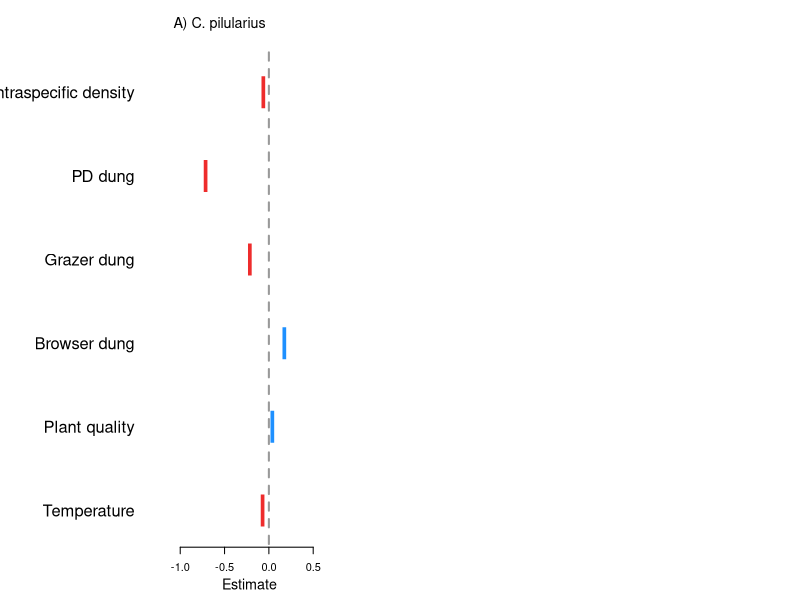

Generate this figure with R: (Note: this script raises an error after producing the figure.)
##Set working directory
#Ellen's working directory:
setwd("C:/Users/elwel/OneDrive/Desktop/AmongTheDung")
#Ben's working directory:

# attach data
drivEst <- read.csv("outputs/DriverModelOutputs/BodySize_CurrentConditions.csv")

options(scipen=999)

##save plot
tiff(filename = "plots/Drivers_BodySize_Contemporary.tiff", width = 9, height = 4, units = 'in', res = 600, compression = 'lzw')

##layout
layout(mat = matrix(c(1:4), 
                        nrow = 1, 
                        ncol = 4),
       heights = c(2,2,2,2),
       widths = c(1.3,2,2,2))

par(mar=c(4,0.4,0.4,0.8))
#empty plot for where the labels will go
plot(0, xaxt = 'n', yaxt = 'n', bty = 'n', pch = '', ylab = '', xlab = '')

#### CP #####
sub <- subset(drivEst, spp == "CP")
subQ <- c(sub$Q5[2:7],sub$Q95[2:7])
est <- sub$Estimate[2:7]
yy <- c(1:6)
plot(yy ~ est, ylab="",xlab="", yaxt="n", las=1, type="n",xlim=c(min(subQ),max(subQ)+0.5), ylim=c(0.8,6.8),cex=2, bty="n")
segments(x0=0,y0=0,x1=0,y1=6.5,lty=2, lwd=2,col="grey60")
axis(2, at=yy, lwd = 0, lwd.ticks = 0, labels=c("Temperature", "Plant quality", "Browser dung", "Grazer dung", "PD dung", "Intraspecific density"), las=1,cex.axis=1.5)
title(xlab="Estimate", line=2.4,cex.lab=1.3)
legend("topleft", legend=("A) C. pilularius"), bty="n", cex=1.3)
mm <- cbind(yy,est)
mm_neg <- as.data.frame(mm[ which(est < 0),])
mm_pos <- as.data.frame(mm[ which(est > 0),])
#points(yy ~ est, pch="l",cex=2.2,col="white")
points(mm_neg$yy ~ mm_neg$est, pch="l",cex=4,col="firebrick2")
points(mm_pos$yy ~ mm_pos$est, pch="l",cex=4,col="dodgerblue")
points(mm_neg[1,] ~ mm_neg[2,], pch="l",cex=4,col="firebrick2")
points(mm_pos[1,] ~ mm_pos[2,], pch="l",cex=4,col="dodgerblue")
yyy1=c(0.975,1.025,1.025,0.975)
yyy2=c(0.95,1.05,1.05,0.95)
yyy3=c(0.9,1.1,1.1,0.9)

polygon(x=c(if (sub$Q5[2]<0) {sub$Q5[2]} else {0}, if (sub$Q5[2]<0) {sub$Q5[2]} else {0}, if (sub$Q95[2]<0) {sub$Q95[2]} else {0}, if (sub$Q95[2]<0) {sub$Q95[2]} else {0}),y=(yyy1), col = "firebrick2", border = NA)
polygon(x=c(if (sub$Q10[2]<0) {sub$Q10[2]} else {0}, if (sub$Q10[2]<0) {sub$Q10[2]} else {0}, if (sub$Q90[2]<0) {sub$Q90[2]} else {0}, if (sub$Q90[2]<0) {sub$Q90[2]} else {0}),y=(yyy2), col = "firebrick2", border = NA)
polygon(x=c(if (sub$Q20[2]<0) {sub$Q20[2]} else {0}, if (sub$Q20[2]<0) {sub$Q20[2]} else {0}, if (sub$Q80[2]<0) {sub$Q80[2]} else {0}, if (sub$Q80[2]<0) {sub$Q80[2]} else {0}),y=(yyy3), col = "firebrick2", border = NA)
polygon(x=c(if (sub$Q5[2]>0) {sub$Q5[2]} else {0}, if (sub$Q5[2]>0) {sub$Q5[2]} else {0}, if (sub$Q95[2]>0) {sub$Q95[2]} else {0}, if (sub$Q95[2]>0) {sub$Q95[2]} else {0}),y=(yyy1), col = "dodgerblue", border = NA)
polygon(x=c(if (sub$Q10[2]>0) {sub$Q10[2]} else {0}, if (sub$Q10[2]>0) {sub$Q10[2]} else {0}, if (sub$Q90[2]>0) {sub$Q90[2]} else {0}, if (sub$Q90[2]>0) {sub$Q90[2]} else {0}),y=(yyy2), col = "dodgerblue", border = NA)
polygon(x=c(if (sub$Q20[2]>0) {sub$Q20[2]} else {0}, if (sub$Q20[2]>0) {sub$Q20[2]} else {0}, if (sub$Q80[2]>0) {sub$Q80[2]} else {0}, if (sub$Q80[2]>0) {sub$Q80[2]} else {0}),y=(yyy3), col = "dodgerblue", border = NA)
polygon(x=c(if (sub$Q5[3]<0) {sub$Q5[3]} else {0}, if (sub$Q5[3]<0) {sub$Q5[3]} else {0}, if (sub$Q95[3]<0) {sub$Q95[3]} else {0}, if (sub$Q95[3]<0) {sub$Q95[3]} else {0}),y=(yyy1+1), col = "firebrick2", border = NA)
polygon(x=c(if (sub$Q10[3]<0) {sub$Q10[3]} else {0}, if (sub$Q10[3]<0) {sub$Q10[3]} else {0}, if (sub$Q90[3]<0) {sub$Q90[3]} else {0}, if (sub$Q90[3]<0) {sub$Q90[3]} else {0}),y=(yyy2+1), col = "firebrick2", border = NA)
polygon(x=c(if (sub$Q20[3]<0) {sub$Q20[3]} else {0}, if (sub$Q20[3]<0) {sub$Q20[3]} else {0}, if (sub$Q80[3]<0) {sub$Q80[3]} else {0}, if (sub$Q80[3]<0) {sub$Q80[3]} else {0}),y=(yyy3+1), col = "firebrick2", border = NA)
polygon(x=c(if (sub$Q5[3]>0) {sub$Q5[3]} else {0}, if (sub$Q5[3]>0) {sub$Q5[3]} else {0}, if (sub$Q95[3]>0) {sub$Q95[3]} else {0}, if (sub$Q95[3]>0) {sub$Q95[3]} else {0}),y=(yyy1+1), col = "dodgerblue", border = NA)
polygon(x=c(if (sub$Q10[3]>0) {sub$Q10[3]} else {0}, if (sub$Q10[3]>0) {sub$Q10[3]} else {0}, if (sub$Q90[3]>0) {sub$Q90[3]} else {0}, if (sub$Q90[3]>0) {sub$Q90[3]} else {0}),y=(yyy2+1), col = "dodgerblue", border = NA)
polygon(x=c(if (sub$Q20[3]>0) {sub$Q20[3]} else {0}, if (sub$Q20[3]>0) {sub$Q20[3]} else {0}, if (sub$Q80[3]>0) {sub$Q80[3]} else {0}, if (sub$Q80[3]>0) {sub$Q80[3]} else {0}),y=(yyy3+1), col = "dodgerblue", border = NA)
polygon(x=c(if (sub$Q5[4]<0) {sub$Q5[4]} else {0}, if (sub$Q5[4]<0) {sub$Q5[4]} else {0}, if (sub$Q95[4]<0) {sub$Q95[4]} else {0}, if (sub$Q95[4]<0) {sub$Q95[4]} else {0}),y=(yyy1+2), col = "firebrick2", border = NA)
polygon(x=c(if (sub$Q10[4]<0) {sub$Q10[4]} else {0}, if (sub$Q10[4]<0) {sub$Q10[4]} else {0}, if (sub$Q90[4]<0) {sub$Q90[4]} else {0}, if (sub$Q90[4]<0) {sub$Q90[4]} else {0}),y=(yyy2+2), col = "firebrick2", border = NA)
polygon(x=c(if (sub$Q20[4]<0) {sub$Q20[4]} else {0}, if (sub$Q20[4]<0) {sub$Q20[4]} else {0}, if (sub$Q80[4]<0) {sub$Q80[4]} else {0}, if (sub$Q80[4]<0) {sub$Q80[4]} else {0}),y=(yyy3+2), col = "firebrick2", border = NA)
polygon(x=c(if (sub$Q5[4]>0) {sub$Q5[4]} else {0}, if (sub$Q5[4]>0) {sub$Q5[4]} else {0}, if (sub$Q95[4]>0) {sub$Q95[4]} else {0}, if (sub$Q95[4]>0) {sub$Q95[4]} else {0}),y=(yyy1+2), col = "dodgerblue", border = NA)
polygon(x=c(if (sub$Q10[4]>0) {sub$Q10[4]} else {0}, if (sub$Q10[4]>0) {sub$Q10[4]} else {0}, if (sub$Q90[4]>0) {sub$Q90[4]} else {0}, if (sub$Q90[4]>0) {sub$Q90[4]} else {0}),y=(yyy2+2), col = "dodgerblue", border = NA)
polygon(x=c(if (sub$Q20[4]>0) {sub$Q20[4]} else {0}, if (sub$Q20[4]>0) {sub$Q20[4]} else {0}, if (sub$Q80[4]>0) {sub$Q80[4]} else {0}, if (sub$Q80[4]>0) {sub$Q80[4]} else {0}),y=(yyy3+2), col = "dodgerblue", border = NA)
polygon(x=c(if (sub$Q5[5]<0) {sub$Q5[5]} else {0}, if (sub$Q5[5]<0) {sub$Q5[5]} else {0}, if (sub$Q95[5]<0) {sub$Q95[5]} else {0}, if (sub$Q95[5]<0) {sub$Q95[5]} else {0}),y=(yyy1+3), col = "firebrick2", border = NA)
polygon(x=c(if (sub$Q10[5]<0) {sub$Q10[5]} else {0}, if (sub$Q10[5]<0) {sub$Q10[5]} else {0}, if (sub$Q90[5]<0) {sub$Q90[5]} else {0}, if (sub$Q90[5]<0) {sub$Q90[5]} else {0}),y=(yyy2+3), col = "firebrick2", border = NA)
polygon(x=c(if (sub$Q20[5]<0) {sub$Q20[5]} else {0}, if (sub$Q20[5]<0) {sub$Q20[5]} else {0}, if (sub$Q80[5]<0) {sub$Q80[5]} else {0}, if (sub$Q80[5]<0) {sub$Q80[5]} else {0}),y=(yyy3+3), col = "firebrick2", border = NA)
polygon(x=c(if (sub$Q5[5]>0) {sub$Q5[5]} else {0}, if (sub$Q5[5]>0) {sub$Q5[5]} else {0}, if (sub$Q95[5]>0) {sub$Q95[5]} else {0}, if (sub$Q95[5]>0) {sub$Q95[5]} else {0}),y=(yyy1+3), col = "dodgerblue", border = NA)
polygon(x=c(if (sub$Q10[5]>0) {sub$Q10[5]} else {0}, if (sub$Q10[5]>0) {sub$Q10[5]} else {0}, if (sub$Q90[5]>0) {sub$Q90[5]} else {0}, if (sub$Q90[5]>0) {sub$Q90[5]} else {0}),y=(yyy2+3), col = "dodgerblue", border = NA)
polygon(x=c(if (sub$Q20[5]>0) {sub$Q20[5]} else {0}, if (sub$Q20[5]>0) {sub$Q20[5]} else {0}, if (sub$Q80[5]>0) {sub$Q80[5]} else {0}, if (sub$Q80[5]>0) {sub$Q80[5]} else {0}),y=(yyy3+3), col = "dodgerblue", border = NA)
polygon(x=c(if (sub$Q5[6]<0) {sub$Q5[6]} else {0}, if (sub$Q5[6]<0) {sub$Q5[6]} else {0}, if (sub$Q95[6]<0) {sub$Q95[6]} else {0}, if (sub$Q95[6]<0) {sub$Q95[6]} else {0}),y=(yyy1+4), col = "firebrick2", border = NA)
polygon(x=c(if (sub$Q10[6]<0) {sub$Q10[6]} else {0}, if (sub$Q10[6]<0) {sub$Q10[6]} else {0}, if (sub$Q90[6]<0) {sub$Q90[6]} else {0}, if (sub$Q90[6]<0) {sub$Q90[6]} else {0}),y=(yyy2+4), col = "firebrick2", border = NA)
polygon(x=c(if (sub$Q20[6]<0) {sub$Q20[6]} else {0}, if (sub$Q20[6]<0) {sub$Q20[6]} else {0}, if (sub$Q80[6]<0) {sub$Q80[6]} else {0}, if (sub$Q80[6]<0) {sub$Q80[6]} else {0}),y=(yyy3+4), col = "firebrick2", border = NA)
polygon(x=c(if (sub$Q5[6]>0) {sub$Q5[6]} else {0}, if (sub$Q5[6]>0) {sub$Q5[6]} else {0}, if (sub$Q95[6]>0) {sub$Q95[6]} else {0}, if (sub$Q95[6]>0) {sub$Q95[6]} else {0}),y=(yyy1+4), col = "dodgerblue", border = NA)
polygon(x=c(if (sub$Q10[6]>0) {sub$Q10[6]} else {0}, if (sub$Q10[6]>0) {sub$Q10[6]} else {0}, if (sub$Q90[6]>0) {sub$Q90[6]} else {0}, if (sub$Q90[6]>0) {sub$Q90[6]} else {0}),y=(yyy2+4), col = "dodgerblue", border = NA)
polygon(x=c(if (sub$Q20[6]>0) {sub$Q20[6]} else {0}, if (sub$Q20[6]>0) {sub$Q20[6]} else {0}, if (sub$Q80[6]>0) {sub$Q80[6]} else {0}, if (sub$Q80[6]>0) {sub$Q80[6]} else {0}),y=(yyy3+4), col = "dodgerblue", border = NA)
polygon(x=c(if (sub$Q5[7]<0) {sub$Q5[7]} else {0}, if (sub$Q5[7]<0) {sub$Q5[7]} else {0}, if (sub$Q95[7]<0) {sub$Q95[7]} else {0}, if (sub$Q95[7]<0) {sub$Q95[7]} else {0}),y=(yyy1+5), col = "firebrick2", border = NA)
polygon(x=c(if (sub$Q10[7]<0) {sub$Q10[7]} else {0}, if (sub$Q10[7]<0) {sub$Q10[7]} else {0}, if (sub$Q90[7]<0) {sub$Q90[7]} else {0}, if (sub$Q90[7]<0) {sub$Q90[7]} else {0}),y=(yyy2+5), col = "firebrick2", border = NA)
polygon(x=c(if (sub$Q20[7]<0) {sub$Q20[7]} else {0}, if (sub$Q20[7]<0) {sub$Q20[7]} else {0}, if (sub$Q80[7]<0) {sub$Q80[7]} else {0}, if (sub$Q80[7]<0) {sub$Q80[7]} else {0}),y=(yyy3+5), col = "firebrick2", border = NA)
polygon(x=c(if (sub$Q5[7]>0) {sub$Q5[7]} else {0}, if (sub$Q5[7]>0) {sub$Q5[7]} else {0}, if (sub$Q95[7]>0) {sub$Q95[7]} else {0}, if (sub$Q95[7]>0) {sub$Q95[7]} else {0}),y=(yyy1+5), col = "dodgerblue", border = NA)
polygon(x=c(if (sub$Q10[7]>0) {sub$Q10[7]} else {0}, if (sub$Q10[7]>0) {sub$Q10[7]} else {0}, if (sub$Q90[7]>0) {sub$Q90[7]} else {0}, if (sub$Q90[7]>0) {sub$Q90[7]} else {0}),y=(yyy2+5), col = "dodgerblue", border = NA)
polygon(x=c(if (sub$Q20[7]>0) {sub$Q20[7]} else {0}, if (sub$Q20[7]>0) {sub$Q20[7]} else {0}, if (sub$Q80[7]>0) {sub$Q80[7]} else {0}, if (sub$Q80[7]>0) {sub$Q80[7]} else {0}),y=(yyy3+5), col = "dodgerblue", border = NA)

#### onF #####
sub <- subset(drivEst, spp == "onF")
subQ <- c(sub$Q5[2:7],sub$Q95[2:7])
est <- sub$Estimate[2:7]
yy <- c(1:6)
plot(yy ~ est, ylab="",xlab="", yaxt="n", las=1, type="n",xlim=c(min(subQ),max(subQ)+0.05), ylim=c(0.8,6.8),cex=2, bty="n")
segments(x0=0,y0=0,x1=0,y1=6.5,lty=2, lwd=2,col="grey60")
title(xlab="Estimate", line=2.4,cex.lab=1.3)
legend("topleft", legend=("B) O. nuchicornis F"), bty="n", cex=1.3)
mm <- cbind(yy,est)
mm_neg <- as.data.frame(mm[ which(est < 0),])
mm_pos <- as.data.frame(mm[ which(est > 0),])
#points(yy ~ est, pch="l",cex=2.2,col="white")
points(mm_neg$yy ~ mm_neg$est, pch="l",cex=4,col="firebrick2")
points(mm_pos$yy ~ mm_pos$est, pch="l",cex=4,col="dodgerblue")
points(mm_neg[1,] ~ mm_neg[2,], pch="l",cex=4,col="firebrick2")
points(mm_pos[1,] ~ mm_pos[2,], pch="l",cex=4,col="dodgerblue")
yyy1=c(0.975,1.025,1.025,0.975)
yyy2=c(0.95,1.05,1.05,0.95)
yyy3=c(0.9,1.1,1.1,0.9)

polygon(x=c(if (sub$Q5[2]<0) {sub$Q5[2]} else {0}, if (sub$Q5[2]<0) {sub$Q5[2]} else {0}, if (sub$Q95[2]<0) {sub$Q95[2]} else {0}, if (sub$Q95[2]<0) {sub$Q95[2]} else {0}),y=(yyy1), col = "firebrick2", border = NA)
polygon(x=c(if (sub$Q10[2]<0) {sub$Q10[2]} else {0}, if (sub$Q10[2]<0) {sub$Q10[2]} else {0}, if (sub$Q90[2]<0) {sub$Q90[2]} else {0}, if (sub$Q90[2]<0) {sub$Q90[2]} else {0}),y=(yyy2), col = "firebrick2", border = NA)
polygon(x=c(if (sub$Q20[2]<0) {sub$Q20[2]} else {0}, if (sub$Q20[2]<0) {sub$Q20[2]} else {0}, if (sub$Q80[2]<0) {sub$Q80[2]} else {0}, if (sub$Q80[2]<0) {sub$Q80[2]} else {0}),y=(yyy3), col = "firebrick2", border = NA)
polygon(x=c(if (sub$Q5[2]>0) {sub$Q5[2]} else {0}, if (sub$Q5[2]>0) {sub$Q5[2]} else {0}, if (sub$Q95[2]>0) {sub$Q95[2]} else {0}, if (sub$Q95[2]>0) {sub$Q95[2]} else {0}),y=(yyy1), col = "dodgerblue", border = NA)
polygon(x=c(if (sub$Q10[2]>0) {sub$Q10[2]} else {0}, if (sub$Q10[2]>0) {sub$Q10[2]} else {0}, if (sub$Q90[2]>0) {sub$Q90[2]} else {0}, if (sub$Q90[2]>0) {sub$Q90[2]} else {0}),y=(yyy2), col = "dodgerblue", border = NA)
polygon(x=c(if (sub$Q20[2]>0) {sub$Q20[2]} else {0}, if (sub$Q20[2]>0) {sub$Q20[2]} else {0}, if (sub$Q80[2]>0) {sub$Q80[2]} else {0}, if (sub$Q80[2]>0) {sub$Q80[2]} else {0}),y=(yyy3), col = "dodgerblue", border = NA)
polygon(x=c(if (sub$Q5[3]<0) {sub$Q5[3]} else {0}, if (sub$Q5[3]<0) {sub$Q5[3]} else {0}, if (sub$Q95[3]<0) {sub$Q95[3]} else {0}, if (sub$Q95[3]<0) {sub$Q95[3]} else {0}),y=(yyy1+1), col = "firebrick2", border = NA)
polygon(x=c(if (sub$Q10[3]<0) {sub$Q10[3]} else {0}, if (sub$Q10[3]<0) {sub$Q10[3]} else {0}, if (sub$Q90[3]<0) {sub$Q90[3]} else {0}, if (sub$Q90[3]<0) {sub$Q90[3]} else {0}),y=(yyy2+1), col = "firebrick2", border = NA)
polygon(x=c(if (sub$Q20[3]<0) {sub$Q20[3]} else {0}, if (sub$Q20[3]<0) {sub$Q20[3]} else {0}, if (sub$Q80[3]<0) {sub$Q80[3]} else {0}, if (sub$Q80[3]<0) {sub$Q80[3]} else {0}),y=(yyy3+1), col = "firebrick2", border = NA)
polygon(x=c(if (sub$Q5[3]>0) {sub$Q5[3]} else {0}, if (sub$Q5[3]>0) {sub$Q5[3]} else {0}, if (sub$Q95[3]>0) {sub$Q95[3]} else {0}, if (sub$Q95[3]>0) {sub$Q95[3]} else {0}),y=(yyy1+1), col = "dodgerblue", border = NA)
polygon(x=c(if (sub$Q10[3]>0) {sub$Q10[3]} else {0}, if (sub$Q10[3]>0) {sub$Q10[3]} else {0}, if (sub$Q90[3]>0) {sub$Q90[3]} else {0}, if (sub$Q90[3]>0) {sub$Q90[3]} else {0}),y=(yyy2+1), col = "dodgerblue", border = NA)
polygon(x=c(if (sub$Q20[3]>0) {sub$Q20[3]} else {0}, if (sub$Q20[3]>0) {sub$Q20[3]} else {0}, if (sub$Q80[3]>0) {sub$Q80[3]} else {0}, if (sub$Q80[3]>0) {sub$Q80[3]} else {0}),y=(yyy3+1), col = "dodgerblue", border = NA)
polygon(x=c(if (sub$Q5[4]<0) {sub$Q5[4]} else {0}, if (sub$Q5[4]<0) {sub$Q5[4]} else {0}, if (sub$Q95[4]<0) {sub$Q95[4]} else {0}, if (sub$Q95[4]<0) {sub$Q95[4]} else {0}),y=(yyy1+2), col = "firebrick2", border = NA)
polygon(x=c(if (sub$Q10[4]<0) {sub$Q10[4]} else {0}, if (sub$Q10[4]<0) {sub$Q10[4]} else {0}, if (sub$Q90[4]<0) {sub$Q90[4]} else {0}, if (sub$Q90[4]<0) {sub$Q90[4]} else {0}),y=(yyy2+2), col = "firebrick2", border = NA)
polygon(x=c(if (sub$Q20[4]<0) {sub$Q20[4]} else {0}, if (sub$Q20[4]<0) {sub$Q20[4]} else {0}, if (sub$Q80[4]<0) {sub$Q80[4]} else {0}, if (sub$Q80[4]<0) {sub$Q80[4]} else {0}),y=(yyy3+2), col = "firebrick2", border = NA)
polygon(x=c(if (sub$Q5[4]>0) {sub$Q5[4]} else {0}, if (sub$Q5[4]>0) {sub$Q5[4]} else {0}, if (sub$Q95[4]>0) {sub$Q95[4]} else {0}, if (sub$Q95[4]>0) {sub$Q95[4]} else {0}),y=(yyy1+2), col = "dodgerblue", border = NA)
polygon(x=c(if (sub$Q10[4]>0) {sub$Q10[4]} else {0}, if (sub$Q10[4]>0) {sub$Q10[4]} else {0}, if (sub$Q90[4]>0) {sub$Q90[4]} else {0}, if (sub$Q90[4]>0) {sub$Q90[4]} else {0}),y=(yyy2+2), col = "dodgerblue", border = NA)
polygon(x=c(if (sub$Q20[4]>0) {sub$Q20[4]} else {0}, if (sub$Q20[4]>0) {sub$Q20[4]} else {0}, if (sub$Q80[4]>0) {sub$Q80[4]} else {0}, if (sub$Q80[4]>0) {sub$Q80[4]} else {0}),y=(yyy3+2), col = "dodgerblue", border = NA)
polygon(x=c(if (sub$Q5[5]<0) {sub$Q5[5]} else {0}, if (sub$Q5[5]<0) {sub$Q5[5]} else {0}, if (sub$Q95[5]<0) {sub$Q95[5]} else {0}, if (sub$Q95[5]<0) {sub$Q95[5]} else {0}),y=(yyy1+3), col = "firebrick2", border = NA)
polygon(x=c(if (sub$Q10[5]<0) {sub$Q10[5]} else {0}, if (sub$Q10[5]<0) {sub$Q10[5]} else {0}, if (sub$Q90[5]<0) {sub$Q90[5]} else {0}, if (sub$Q90[5]<0) {sub$Q90[5]} else {0}),y=(yyy2+3), col = "firebrick2", border = NA)
polygon(x=c(if (sub$Q20[5]<0) {sub$Q20[5]} else {0}, if (sub$Q20[5]<0) {sub$Q20[5]} else {0}, if (sub$Q80[5]<0) {sub$Q80[5]} else {0}, if (sub$Q80[5]<0) {sub$Q80[5]} else {0}),y=(yyy3+3), col = "firebrick2", border = NA)
polygon(x=c(if (sub$Q5[5]>0) {sub$Q5[5]} else {0}, if (sub$Q5[5]>0) {sub$Q5[5]} else {0}, if (sub$Q95[5]>0) {sub$Q95[5]} else {0}, if (sub$Q95[5]>0) {sub$Q95[5]} else {0}),y=(yyy1+3), col = "dodgerblue", border = NA)
polygon(x=c(if (sub$Q10[5]>0) {sub$Q10[5]} else {0}, if (sub$Q10[5]>0) {sub$Q10[5]} else {0}, if (sub$Q90[5]>0) {sub$Q90[5]} else {0}, if (sub$Q90[5]>0) {sub$Q90[5]} else {0}),y=(yyy2+3), col = "dodgerblue", border = NA)
polygon(x=c(if (sub$Q20[5]>0) {sub$Q20[5]} else {0}, if (sub$Q20[5]>0) {sub$Q20[5]} else {0}, if (sub$Q80[5]>0) {sub$Q80[5]} else {0}, if (sub$Q80[5]>0) {sub$Q80[5]} else {0}),y=(yyy3+3), col = "dodgerblue", border = NA)
polygon(x=c(if (sub$Q5[6]<0) {sub$Q5[6]} else {0}, if (sub$Q5[6]<0) {sub$Q5[6]} else {0}, if (sub$Q95[6]<0) {sub$Q95[6]} else {0}, if (sub$Q95[6]<0) {sub$Q95[6]} else {0}),y=(yyy1+4), col = "firebrick2", border = NA)
polygon(x=c(if (sub$Q10[6]<0) {sub$Q10[6]} else {0}, if (sub$Q10[6]<0) {sub$Q10[6]} else {0}, if (sub$Q90[6]<0) {sub$Q90[6]} else {0}, if (sub$Q90[6]<0) {sub$Q90[6]} else {0}),y=(yyy2+4), col = "firebrick2", border = NA)
polygon(x=c(if (sub$Q20[6]<0) {sub$Q20[6]} else {0}, if (sub$Q20[6]<0) {sub$Q20[6]} else {0}, if (sub$Q80[6]<0) {sub$Q80[6]} else {0}, if (sub$Q80[6]<0) {sub$Q80[6]} else {0}),y=(yyy3+4), col = "firebrick2", border = NA)
polygon(x=c(if (sub$Q5[6]>0) {sub$Q5[6]} else {0}, if (sub$Q5[6]>0) {sub$Q5[6]} else {0}, if (sub$Q95[6]>0) {sub$Q95[6]} else {0}, if (sub$Q95[6]>0) {sub$Q95[6]} else {0}),y=(yyy1+4), col = "dodgerblue", border = NA)
polygon(x=c(if (sub$Q10[6]>0) {sub$Q10[6]} else {0}, if (sub$Q10[6]>0) {sub$Q10[6]} else {0}, if (sub$Q90[6]>0) {sub$Q90[6]} else {0}, if (sub$Q90[6]>0) {sub$Q90[6]} else {0}),y=(yyy2+4), col = "dodgerblue", border = NA)
polygon(x=c(if (sub$Q20[6]>0) {sub$Q20[6]} else {0}, if (sub$Q20[6]>0) {sub$Q20[6]} else {0}, if (sub$Q80[6]>0) {sub$Q80[6]} else {0}, if (sub$Q80[6]>0) {sub$Q80[6]} else {0}),y=(yyy3+4), col = "dodgerblue", border = NA)
polygon(x=c(if (sub$Q5[7]<0) {sub$Q5[7]} else {0}, if (sub$Q5[7]<0) {sub$Q5[7]} else {0}, if (sub$Q95[7]<0) {sub$Q95[7]} else {0}, if (sub$Q95[7]<0) {sub$Q95[7]} else {0}),y=(yyy1+5), col = "firebrick2", border = NA)
polygon(x=c(if (sub$Q10[7]<0) {sub$Q10[7]} else {0}, if (sub$Q10[7]<0) {sub$Q10[7]} else {0}, if (sub$Q90[7]<0) {sub$Q90[7]} else {0}, if (sub$Q90[7]<0) {sub$Q90[7]} else {0}),y=(yyy2+5), col = "firebrick2", border = NA)
polygon(x=c(if (sub$Q20[7]<0) {sub$Q20[7]} else {0}, if (sub$Q20[7]<0) {sub$Q20[7]} else {0}, if (sub$Q80[7]<0) {sub$Q80[7]} else {0}, if (sub$Q80[7]<0) {sub$Q80[7]} else {0}),y=(yyy3+5), col = "firebrick2", border = NA)
polygon(x=c(if (sub$Q5[7]>0) {sub$Q5[7]} else {0}, if (sub$Q5[7]>0) {sub$Q5[7]} else {0}, if (sub$Q95[7]>0) {sub$Q95[7]} else {0}, if (sub$Q95[7]>0) {sub$Q95[7]} else {0}),y=(yyy1+5), col = "dodgerblue", border = NA)
polygon(x=c(if (sub$Q10[7]>0) {sub$Q10[7]} else {0}, if (sub$Q10[7]>0) {sub$Q10[7]} else {0}, if (sub$Q90[7]>0) {sub$Q90[7]} else {0}, if (sub$Q90[7]>0) {sub$Q90[7]} else {0}),y=(yyy2+5), col = "dodgerblue", border = NA)
polygon(x=c(if (sub$Q20[7]>0) {sub$Q20[7]} else {0}, if (sub$Q20[7]>0) {sub$Q20[7]} else {0}, if (sub$Q80[7]>0) {sub$Q80[7]} else {0}, if (sub$Q80[7]>0) {sub$Q80[7]} else {0}),y=(yyy3+5), col = "dodgerblue", border = NA)


#### onM #####
sub <- subset(drivEst, spp == "onF")
subQ <- c(sub$Q5[2:7],sub$Q95[2:7])
est <- sub$Estimate[2:7]
yy <- c(1:6)
plot(yy ~ est, ylab="",xlab="", yaxt="n", las=1, type="n",xlim=c(min(subQ)-0.1,max(subQ)+0.1), ylim=c(0.8,6.8),cex=2, bty="n")
segments(x0=0,y0=0,x1=0,y1=6.5,lty=2, lwd=2,col="grey60")
title(xlab="Estimate", line=2.4,cex.lab=1.3)
legend("topleft", legend=("B) O. nuchicornis M"), bty="n", cex=1.3)
mm <- cbind(yy,est)
mm_neg <- as.data.frame(mm[ which(est < 0),])
mm_pos <- as.data.frame(mm[ which(est > 0),])
#points(yy ~ est, pch="l",cex=2.2,col="white")
points(mm_neg$yy ~ mm_neg$est, pch="l",cex=4,col="firebrick2")
points(mm_pos$yy ~ mm_pos$est, pch="l",cex=4,col="dodgerblue")
points(mm_neg[1,] ~ mm_neg[2,], pch="l",cex=4,col="firebrick2")
points(mm_pos[1,] ~ mm_pos[2,], pch="l",cex=4,col="dodgerblue")
yyy1=c(0.975,1.025,1.025,0.975)
yyy2=c(0.95,1.05,1.05,0.95)
yyy3=c(0.9,1.1,1.1,0.9)

polygon(x=c(if (sub$Q5[2]<0) {sub$Q5[2]} else {0}, if (sub$Q5[2]<0) {sub$Q5[2]} else {0}, if (sub$Q95[2]<0) {sub$Q95[2]} else {0}, if (sub$Q95[2]<0) {sub$Q95[2]} else {0}),y=(yyy1), col = "firebrick2", border = NA)
polygon(x=c(if (sub$Q10[2]<0) {sub$Q10[2]} else {0}, if (sub$Q10[2]<0) {sub$Q10[2]} else {0}, if (sub$Q90[2]<0) {sub$Q90[2]} else {0}, if (sub$Q90[2]<0) {sub$Q90[2]} else {0}),y=(yyy2), col = "firebrick2", border = NA)
polygon(x=c(if (sub$Q20[2]<0) {sub$Q20[2]} else {0}, if (sub$Q20[2]<0) {sub$Q20[2]} else {0}, if (sub$Q80[2]<0) {sub$Q80[2]} else {0}, if (sub$Q80[2]<0) {sub$Q80[2]} else {0}),y=(yyy3), col = "firebrick2", border = NA)
polygon(x=c(if (sub$Q5[2]>0) {sub$Q5[2]} else {0}, if (sub$Q5[2]>0) {sub$Q5[2]} else {0}, if (sub$Q95[2]>0) {sub$Q95[2]} else {0}, if (sub$Q95[2]>0) {sub$Q95[2]} else {0}),y=(yyy1), col = "dodgerblue", border = NA)
polygon(x=c(if (sub$Q10[2]>0) {sub$Q10[2]} else {0}, if (sub$Q10[2]>0) {sub$Q10[2]} else {0}, if (sub$Q90[2]>0) {sub$Q90[2]} else {0}, if (sub$Q90[2]>0) {sub$Q90[2]} else {0}),y=(yyy2), col = "dodgerblue", border = NA)
polygon(x=c(if (sub$Q20[2]>0) {sub$Q20[2]} else {0}, if (sub$Q20[2]>0) {sub$Q20[2]} else {0}, if (sub$Q80[2]>0) {sub$Q80[2]} else {0}, if (sub$Q80[2]>0) {sub$Q80[2]} else {0}),y=(yyy3), col = "dodgerblue", border = NA)
polygon(x=c(if (sub$Q5[3]<0) {sub$Q5[3]} else {0}, if (sub$Q5[3]<0) {sub$Q5[3]} else {0}, if (sub$Q95[3]<0) {sub$Q95[3]} else {0}, if (sub$Q95[3]<0) {sub$Q95[3]} else {0}),y=(yyy1+1), col = "firebrick2", border = NA)
polygon(x=c(if (sub$Q10[3]<0) {sub$Q10[3]} else {0}, if (sub$Q10[3]<0) {sub$Q10[3]} else {0}, if (sub$Q90[3]<0) {sub$Q90[3]} else {0}, if (sub$Q90[3]<0) {sub$Q90[3]} else {0}),y=(yyy2+1), col = "firebrick2", border = NA)
polygon(x=c(if (sub$Q20[3]<0) {sub$Q20[3]} else {0}, if (sub$Q20[3]<0) {sub$Q20[3]} else {0}, if (sub$Q80[3]<0) {sub$Q80[3]} else {0}, if (sub$Q80[3]<0) {sub$Q80[3]} else {0}),y=(yyy3+1), col = "firebrick2", border = NA)
polygon(x=c(if (sub$Q5[3]>0) {sub$Q5[3]} else {0}, if (sub$Q5[3]>0) {sub$Q5[3]} else {0}, if (sub$Q95[3]>0) {sub$Q95[3]} else {0}, if (sub$Q95[3]>0) {sub$Q95[3]} else {0}),y=(yyy1+1), col = "dodgerblue", border = NA)
polygon(x=c(if (sub$Q10[3]>0) {sub$Q10[3]} else {0}, if (sub$Q10[3]>0) {sub$Q10[3]} else {0}, if (sub$Q90[3]>0) {sub$Q90[3]} else {0}, if (sub$Q90[3]>0) {sub$Q90[3]} else {0}),y=(yyy2+1), col = "dodgerblue", border = NA)
polygon(x=c(if (sub$Q20[3]>0) {sub$Q20[3]} else {0}, if (sub$Q20[3]>0) {sub$Q20[3]} else {0}, if (sub$Q80[3]>0) {sub$Q80[3]} else {0}, if (sub$Q80[3]>0) {sub$Q80[3]} else {0}),y=(yyy3+1), col = "dodgerblue", border = NA)
polygon(x=c(if (sub$Q5[4]<0) {sub$Q5[4]} else {0}, if (sub$Q5[4]<0) {sub$Q5[4]} else {0}, if (sub$Q95[4]<0) {sub$Q95[4]} else {0}, if (sub$Q95[4]<0) {sub$Q95[4]} else {0}),y=(yyy1+2), col = "firebrick2", border = NA)
polygon(x=c(if (sub$Q10[4]<0) {sub$Q10[4]} else {0}, if (sub$Q10[4]<0) {sub$Q10[4]} else {0}, if (sub$Q90[4]<0) {sub$Q90[4]} else {0}, if (sub$Q90[4]<0) {sub$Q90[4]} else {0}),y=(yyy2+2), col = "firebrick2", border = NA)
polygon(x=c(if (sub$Q20[4]<0) {sub$Q20[4]} else {0}, if (sub$Q20[4]<0) {sub$Q20[4]} else {0}, if (sub$Q80[4]<0) {sub$Q80[4]} else {0}, if (sub$Q80[4]<0) {sub$Q80[4]} else {0}),y=(yyy3+2), col = "firebrick2", border = NA)
polygon(x=c(if (sub$Q5[4]>0) {sub$Q5[4]} else {0}, if (sub$Q5[4]>0) {sub$Q5[4]} else {0}, if (sub$Q95[4]>0) {sub$Q95[4]} else {0}, if (sub$Q95[4]>0) {sub$Q95[4]} else {0}),y=(yyy1+2), col = "dodgerblue", border = NA)
polygon(x=c(if (sub$Q10[4]>0) {sub$Q10[4]} else {0}, if (sub$Q10[4]>0) {sub$Q10[4]} else {0}, if (sub$Q90[4]>0) {sub$Q90[4]} else {0}, if (sub$Q90[4]>0) {sub$Q90[4]} else {0}),y=(yyy2+2), col = "dodgerblue", border = NA)
polygon(x=c(if (sub$Q20[4]>0) {sub$Q20[4]} else {0}, if (sub$Q20[4]>0) {sub$Q20[4]} else {0}, if (sub$Q80[4]>0) {sub$Q80[4]} else {0}, if (sub$Q80[4]>0) {sub$Q80[4]} else {0}),y=(yyy3+2), col = "dodgerblue", border = NA)
polygon(x=c(if (sub$Q5[5]<0) {sub$Q5[5]} else {0}, if (sub$Q5[5]<0) {sub$Q5[5]} else {0}, if (sub$Q95[5]<0) {sub$Q95[5]} else {0}, if (sub$Q95[5]<0) {sub$Q95[5]} else {0}),y=(yyy1+3), col = "firebrick2", border = NA)
polygon(x=c(if (sub$Q10[5]<0) {sub$Q10[5]} else {0}, if (sub$Q10[5]<0) {sub$Q10[5]} else {0}, if (sub$Q90[5]<0) {sub$Q90[5]} else {0}, if (sub$Q90[5]<0) {sub$Q90[5]} else {0}),y=(yyy2+3), col = "firebrick2", border = NA)
polygon(x=c(if (sub$Q20[5]<0) {sub$Q20[5]} else {0}, if (sub$Q20[5]<0) {sub$Q20[5]} else {0}, if (sub$Q80[5]<0) {sub$Q80[5]} else {0}, if (sub$Q80[5]<0) {sub$Q80[5]} else {0}),y=(yyy3+3), col = "firebrick2", border = NA)
polygon(x=c(if (sub$Q5[5]>0) {sub$Q5[5]} else {0}, if (sub$Q5[5]>0) {sub$Q5[5]} else {0}, if (sub$Q95[5]>0) {sub$Q95[5]} else {0}, if (sub$Q95[5]>0) {sub$Q95[5]} else {0}),y=(yyy1+3), col = "dodgerblue", border = NA)
polygon(x=c(if (sub$Q10[5]>0) {sub$Q10[5]} else {0}, if (sub$Q10[5]>0) {sub$Q10[5]} else {0}, if (sub$Q90[5]>0) {sub$Q90[5]} else {0}, if (sub$Q90[5]>0) {sub$Q90[5]} else {0}),y=(yyy2+3), col = "dodgerblue", border = NA)
polygon(x=c(if (sub$Q20[5]>0) {sub$Q20[5]} else {0}, if (sub$Q20[5]>0) {sub$Q20[5]} else {0}, if (sub$Q80[5]>0) {sub$Q80[5]} else {0}, if (sub$Q80[5]>0) {sub$Q80[5]} else {0}),y=(yyy3+3), col = "dodgerblue", border = NA)
polygon(x=c(if (sub$Q5[6]<0) {sub$Q5[6]} else {0}, if (sub$Q5[6]<0) {sub$Q5[6]} else {0}, if (sub$Q95[6]<0) {sub$Q95[6]} else {0}, if (sub$Q95[6]<0) {sub$Q95[6]} else {0}),y=(yyy1+4), col = "firebrick2", border = NA)
polygon(x=c(if (sub$Q10[6]<0) {sub$Q10[6]} else {0}, if (sub$Q10[6]<0) {sub$Q10[6]} else {0}, if (sub$Q90[6]<0) {sub$Q90[6]} else {0}, if (sub$Q90[6]<0) {sub$Q90[6]} else {0}),y=(yyy2+4), col = "firebrick2", border = NA)
polygon(x=c(if (sub$Q20[6]<0) {sub$Q20[6]} else {0}, if (sub$Q20[6]<0) {sub$Q20[6]} else {0}, if (sub$Q80[6]<0) {sub$Q80[6]} else {0}, if (sub$Q80[6]<0) {sub$Q80[6]} else {0}),y=(yyy3+4), col = "firebrick2", border = NA)
polygon(x=c(if (sub$Q5[6]>0) {sub$Q5[6]} else {0}, if (sub$Q5[6]>0) {sub$Q5[6]} else {0}, if (sub$Q95[6]>0) {sub$Q95[6]} else {0}, if (sub$Q95[6]>0) {sub$Q95[6]} else {0}),y=(yyy1+4), col = "dodgerblue", border = NA)
polygon(x=c(if (sub$Q10[6]>0) {sub$Q10[6]} else {0}, if (sub$Q10[6]>0) {sub$Q10[6]} else {0}, if (sub$Q90[6]>0) {sub$Q90[6]} else {0}, if (sub$Q90[6]>0) {sub$Q90[6]} else {0}),y=(yyy2+4), col = "dodgerblue", border = NA)
polygon(x=c(if (sub$Q20[6]>0) {sub$Q20[6]} else {0}, if (sub$Q20[6]>0) {sub$Q20[6]} else {0}, if (sub$Q80[6]>0) {sub$Q80[6]} else {0}, if (sub$Q80[6]>0) {sub$Q80[6]} else {0}),y=(yyy3+4), col = "dodgerblue", border = NA)
polygon(x=c(if (sub$Q5[7]<0) {sub$Q5[7]} else {0}, if (sub$Q5[7]<0) {sub$Q5[7]} else {0}, if (sub$Q95[7]<0) {sub$Q95[7]} else {0}, if (sub$Q95[7]<0) {sub$Q95[7]} else {0}),y=(yyy1+5), col = "firebrick2", border = NA)
polygon(x=c(if (sub$Q10[7]<0) {sub$Q10[7]} else {0}, if (sub$Q10[7]<0) {sub$Q10[7]} else {0}, if (sub$Q90[7]<0) {sub$Q90[7]} else {0}, if (sub$Q90[7]<0) {sub$Q90[7]} else {0}),y=(yyy2+5), col = "firebrick2", border = NA)
polygon(x=c(if (sub$Q20[7]<0) {sub$Q20[7]} else {0}, if (sub$Q20[7]<0) {sub$Q20[7]} else {0}, if (sub$Q80[7]<0) {sub$Q80[7]} else {0}, if (sub$Q80[7]<0) {sub$Q80[7]} else {0}),y=(yyy3+5), col = "firebrick2", border = NA)
polygon(x=c(if (sub$Q5[7]>0) {sub$Q5[7]} else {0}, if (sub$Q5[7]>0) {sub$Q5[7]} else {0}, if (sub$Q95[7]>0) {sub$Q95[7]} else {0}, if (sub$Q95[7]>0) {sub$Q95[7]} else {0}),y=(yyy1+5), col = "dodgerblue", border = NA)
polygon(x=c(if (sub$Q10[7]>0) {sub$Q10[7]} else {0}, if (sub$Q10[7]>0) {sub$Q10[7]} else {0}, if (sub$Q90[7]>0) {sub$Q90[7]} else {0}, if (sub$Q90[7]>0) {sub$Q90[7]} else {0}),y=(yyy2+5), col = "dodgerblue", border = NA)
polygon(x=c(if (sub$Q20[7]>0) {sub$Q20[7]} else {0}, if (sub$Q20[7]>0) {sub$Q20[7]} else {0}, if (sub$Q80[7]>0) {sub$Q80[7]} else {0}, if (sub$Q80[7]>0) {sub$Q80[7]} else {0}),y=(yyy3+5), col = "dodgerblue", border = NA)

dev.off()
##